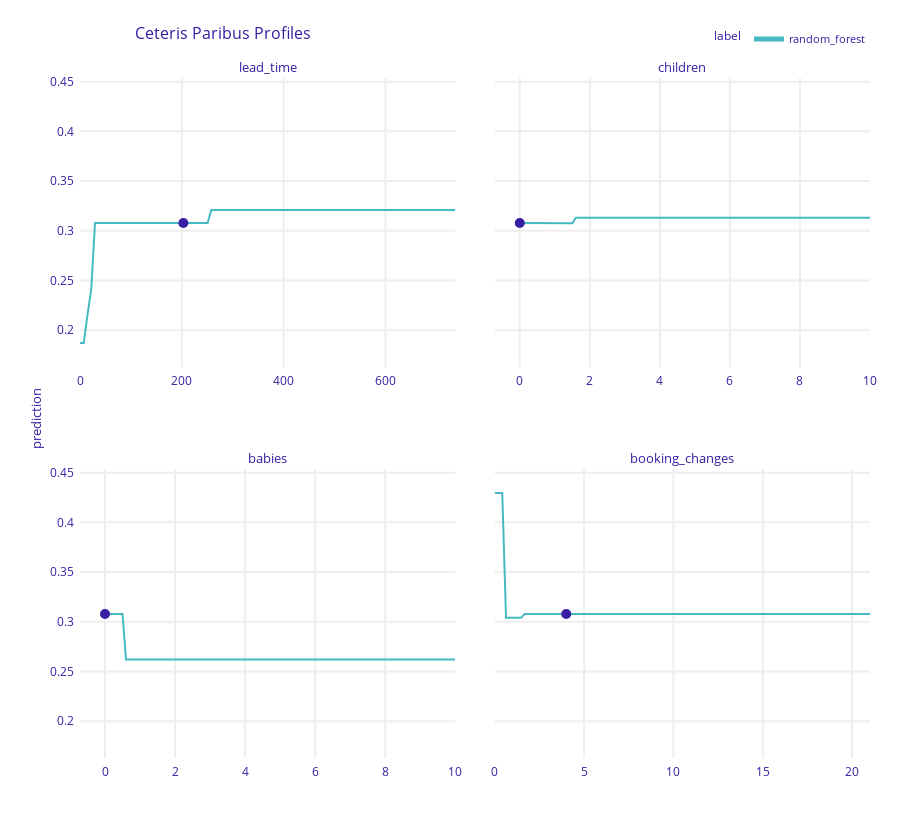

Here is the notebook cell this chart was saved with:
### Code cell
forest_profile = exp_forest.predict_profile(new_observation = observation)

# plot Ceteris Paribus profile
forest_profile.plot(variables = ['lead_time', 'children', 'babies', 'booking_changes'])
